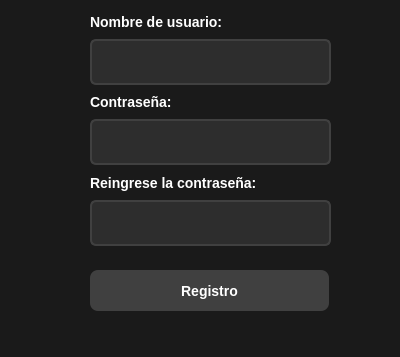
<?xml version="1.0" encoding="UTF-8"?>
<ui version="4.0">
 <class>Form</class>
 <widget class="QWidget" name="Form">
  <property name="geometry">
   <rect>
    <x>0</x>
    <y>0</y>
    <width>400</width>
    <height>357</height>
   </rect>
  </property>
  <property name="windowTitle">
   <string>Form</string>
  </property>
  <property name="styleSheet">
   <string notr="true">QWidget {
    background-color: #1a1a1a;
    color: #ffffff;
    font-family: Segoe UI, Arial;
}</string>
  </property>
  <widget class="QWidget" name="horizontalLayoutWidget">
   <property name="geometry">
    <rect>
     <x>90</x>
     <y>240</y>
     <width>241</width>
     <height>16</height>
    </rect>
   </property>
   <layout class="QHBoxLayout" name="horizontalLayout"/>
  </widget>
  <widget class="QWidget" name="verticalLayoutWidget">
   <property name="geometry">
    <rect>
     <x>90</x>
     <y>10</y>
     <width>241</width>
     <height>236</height>
    </rect>
   </property>
   <layout class="QVBoxLayout" name="verticalLayout">
    <item>
     <widget class="QLabel" name="lblNameUserReg">
      <property name="styleSheet">
       <string notr="true">QLabel {
    background-color: transparent;
    color: #ffffff;
    font-size: 14px;
    font-weight: bold;
    border: none;
}</string>
      </property>
      <property name="text">
       <string>Nombre de usuario:</string>
      </property>
     </widget>
    </item>
    <item>
     <widget class="QLineEdit" name="lineNameUserReg">
      <property name="styleSheet">
       <string notr="true">QLineEdit {
    background-color: #2d2d2d;
    border: 2px solid #404040;
    border-radius: 6px;
    padding: 12px;
    color: #ffffff;
    font-size: 14px;
    selection-background-color: #404040;
}
QLineEdit:focus {
    border: 2px solid #666666;
    background-color: #252525;
}
</string>
      </property>
      <property name="text">
       <string/>
      </property>
     </widget>
    </item>
    <item>
     <widget class="QLabel" name="label">
      <property name="styleSheet">
       <string notr="true">QLabel {
    background-color: transparent;
    color: #ffffff;
    font-size: 14px;
    font-weight: bold;
    border: none;
}</string>
      </property>
      <property name="text">
       <string>Contraseña:</string>
      </property>
     </widget>
    </item>
    <item>
     <widget class="QLineEdit" name="lineContraReg">
      <property name="styleSheet">
       <string notr="true">QLineEdit {
    background-color: #2d2d2d;
    border: 2px solid #404040;
    border-radius: 6px;
    padding: 12px;
    color: #ffffff;
    font-size: 14px;
    selection-background-color: #404040;
}
QLineEdit:focus {
    border: 2px solid #666666;
    background-color: #252525;
}
</string>
      </property>
      <property name="text">
       <string/>
      </property>
     </widget>
    </item>
    <item>
     <widget class="QLabel" name="lblContra2">
      <property name="styleSheet">
       <string notr="true">QLabel {
    background-color: transparent;
    color: #ffffff;
    font-size: 14px;
    font-weight: bold;
    border: none;
}</string>
      </property>
      <property name="text">
       <string>Reingrese la contraseña:</string>
      </property>
     </widget>
    </item>
    <item>
     <widget class="QLineEdit" name="lineContraReg2">
      <property name="styleSheet">
       <string notr="true">QLineEdit {
    background-color: #2d2d2d;
    border: 2px solid #404040;
    border-radius: 6px;
    padding: 12px;
    color: #ffffff;
    font-size: 14px;
    selection-background-color: #404040;
}
QLineEdit:focus {
    border: 2px solid #666666;
    background-color: #252525;
}
</string>
      </property>
      <property name="text">
       <string/>
      </property>
     </widget>
    </item>
   </layout>
  </widget>
  <widget class="QPushButton" name="btnRegistrarse">
   <property name="geometry">
    <rect>
     <x>90</x>
     <y>270</y>
     <width>239</width>
     <height>41</height>
    </rect>
   </property>
   <property name="styleSheet">
    <string notr="true">QPushButton {
    background-color: #404040;
    color: white;
    border: none;
    border-radius: 8px;
    padding: 12px 20px;
    font-size: 14px;
    font-weight: bold;
    min-width: 100px;
}
QPushButton:hover {
    background-color: #555555;
}
QPushButton:pressed {
    background-color: #333333;
}</string>
   </property>
   <property name="text">
    <string>Registro</string>
   </property>
  </widget>
 </widget>
 <resources/>
 <connections/>
</ui>
